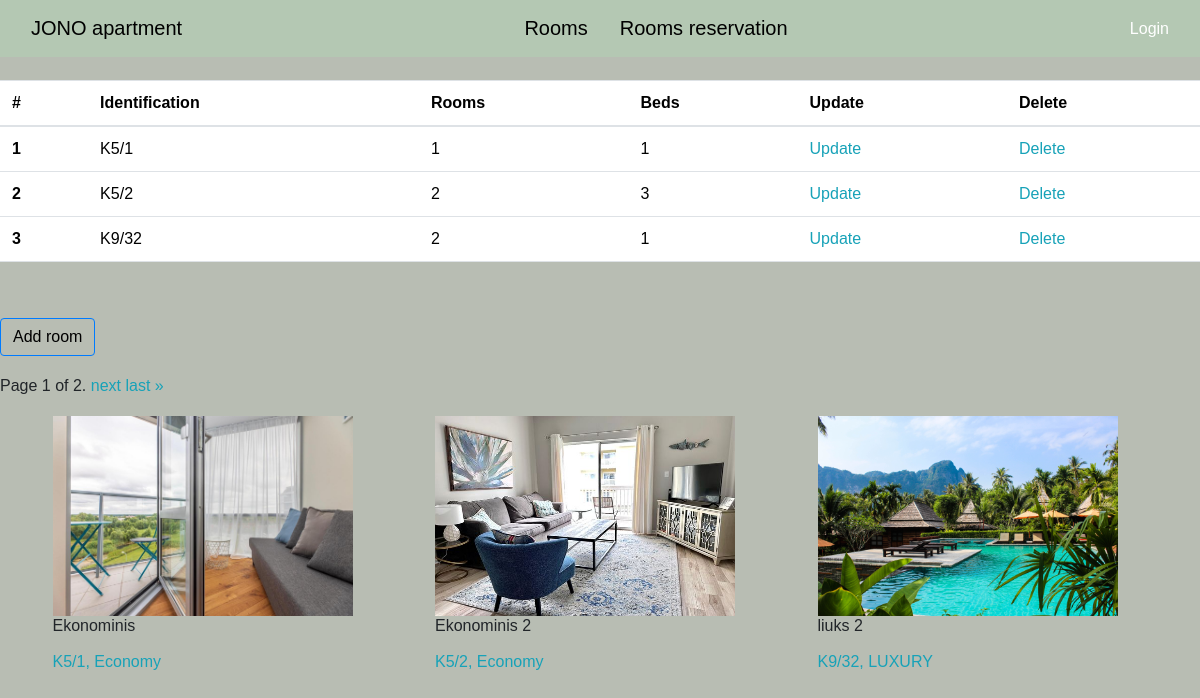
The app's page /apartment/ with its own data.
### apartment/models.py (models this page shows)
class BaseModel(models.Model):
    objects = models.Manager()
    DoesNotExist = models.Manager()
    class Meta:
        abstract = True

class Room(BaseModel):
    identification = models.CharField(max_length=30, blank=False)
    rooms = models.IntegerField(default=1, blank=False)
    beds = models.IntegerField(default=1, blank=False)
    property = models.CharField(max_length=30, blank=False)
    owner = models.ForeignKey(Owner, on_delete=models.CASCADE)
    image = models.ImageField(upload_to='static/css/images/', default='')
    description = models.CharField(max_length=1000, blank=True)
    def __str__(self):
        return f'{self.identification}, {self.property}'

### apartment/views.py (the view)
# urls.py: path("", rooms, name="rooms"),
def rooms(request):
    room = Room.objects.all()
    paginator = Paginator(room, 3)  # Show 5 contacts per page.
    page_number = request.GET.get("page")
    page_obj = paginator.get_page(page_number)
    return render(request, 'apartment/rooms.html', {"page_obj": page_obj})

### apartment/templates/apartment/rooms.html (shortened to what this page needs)
{% extends 'base.html' %}
{% load static %}
{% block content %}
    <head>
        <link rel="stylesheet" href="{% static 'css/new.css' %}" />
    </head>
    {% if page_obj %}
        <table class="table">
            <thead>
                <tr>
                <th scope="col">#</th>
                <th scope="col">Identification</th>
                <th scope="col">Rooms</th>
                <th scope="col">Beds</th>
                <th scope="col">Update</th>
                <th scope="col">Delete</th>
                </tr>
            </thead>
            <tbody>
                <tr>
                {% for room in page_obj %}
                    <th scope="row">{{ forloop.counter }}</th>
                    <td>{{ room.identification }}</td>
                    <td>{{ room.rooms }}</td>
                    <td>{{ room.beds }}</td>
                    <td><a href="{% url 'apartment:room_update' pk=room.id %}">Update</a> </td>
                    <td><a href="{% url 'apartment:room_delete' room.id %}">Delete</a> </td>
                </tr>
                {% endfor %}
            </tbody>
        </table>
        {% else %}
            <p>No rooms are available</p>
        {% endif %}
        <br>
        <br>
        <a class="btn btn-primary" href="{% url 'apartment:room_add' %}" role="button">Add room</a>
        <br>
        <br>
        <div class="pagination">
            <span class="step-links">
                <span class="current">
                    Page {{ page_obj.number }} of {{ page_obj.paginator.num_pages }}.
                </span>
                {% if page_obj.has_next %}
                    <a href="?page={{ page_obj.next_page_number }}">next</a>
                    <a href="?page={{ page_obj.paginator.num_pages }}">last &raquo;</a>
                {% endif %}
            </span>
        </div>
        <br>
        <div class="gallery">
            {% for room in page_obj %}
                <div class="room">
                    <img src="{{ room.image.url }}" width="120"/>
                    <p>{{ room.description }}</p>
                    <p><a href="{% url 'apartment:room' room.id %}">{{ room }}</a></p>
                </div>
            {% endfor %}
        </div>
{% endblock %}

### templates/base.html (shortened to what this page needs)
<!doctype html>
{% load static %}
<html lang="en">
    <head>
        <link href="https://cdn.jsdelivr.net/npm/bootstrap@5.3.2/dist/css/bootstrap.min.css" rel="stylesheet">
        <link rel="stylesheet" href="https://maxcdn.bootstrapcdn.com/bootstrap/4.0.0/css/bootstrap.min.css">
        <link rel="stylesheet" href="https://use.fontawesome.com/releases/v5.0.10/css/all.css">
        <link rel="stylesheet" type="text/css" href="{% static 'css/calendar.css' %}">
    </head>
    <body>
    <nav class="navbar navbar-expand-lg fixed-top" style="background-color: rgb(180,200,179);">
        <div class="container-fluid">
            <a class="navbar-brand" href="{% url 'home' %}">JONO apartment</a>
            <div class="sidebar offcanvas offcanvas-start" tabindex="-1" id="offcanvasNavbar" aria-labelledby="offcanvasNavbarLabel">
            <div class="offcanvas-body d-flex flex-column flex-lg-row">
                <ul class="navbar-nav justify-content-center align-items-center fs-5 flex-grow-1 pe-3">
                    <li class="nav-item mx-2">
                        <a class="nav-link active" aria-current="page" href="{% url 'apartment:rooms' %}">Rooms</a>
                    </li>
                    <li class="nav-item mx-2">
                        <a class="nav-link active" aria-current="page" href="{% url 'apartment:calendar_view' %}">Rooms reservation</a>
                    </li>
                </ul>
                {% if user.is_authenticated %}
                    <a class="navbar-brand" >{{ user.get_username }}</a>
                    <a class="navbar-brand" href="{% url 'logout' %}"> Log_out </a>
                {% else %}
                    <div class="d-flex flex-column flex-lg-row justify-content-center align-items-center gap-4">
                        <a href="{% url 'login' %}" class="text-white">Login</a>
                    </div>
                {% endif %}
            </div>
        </div>
        </div>
    </nav>
    {% block content %}{% endblock %}
    </body>
</html>

### static/css/calendar.css (style rules this page uses)
ul { height: 100%; padding: 0px 5px 0px 20px; }
a { color: #17a2b8; }
.btn { outline: none; color: black; background-color: transparent; box-shadow: 0 0 0 0; }

### static/css/new.css (style rules this page uses)
body { margin-top: 80px; background-color: rgb(184,189,179); font-family: sans-serif; line-height: 1.25 }
.gallery { max-width:100%; max-height:100%; justify-content: center; align-items: center; display: flex; flex-direction:row; flex-wrap: nowrap; justify-content: space-evenly; overflow-x: auto; }
.room { margin-right: 30px; }
.room img { width: 300px; height: 200px; max-width: 100%; max-height: 100%; }
img { width: 300px; height: 200px; max-width: 100%; max-height: 100%; }

### records on screen
Room: identification "K5/1", rooms "1", beds "1", image (picture), description "Ekonominis", identification+property "K5/1, Economy"
Room: identification "K5/2", rooms "2", beds "3", image (picture), description "Ekonominis 2", identification+property "K5/2, Economy"
Room: identification "K9/32", rooms "2", beds "1", image (picture), description "liuks 2", identification+property "K9/32, LUXURY"

### other values on screen
{{ page_obj.number }} "1"
{{ page_obj.paginator.num_pages }} "2"
